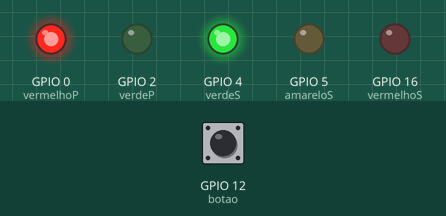
This program was run on a simulated ESP8266 (NodeMCU). Shown: output pins drawn as LEDs (lit = HIGH). The test bench sets the inputs (shaded band); at power-on: GPIO 12 (botao) HIGH.

Above: at 1.2 s.
1.3 s: GPIO 12 (botao) pulled LOW for 0.15 s
At 2.3 s:
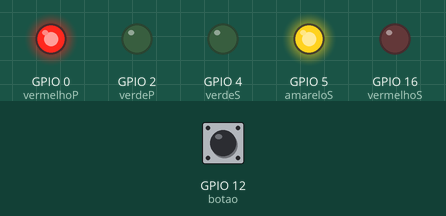
At 3.8 s:
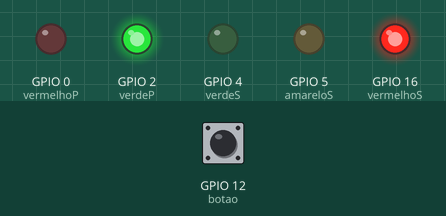
Timing chart, 0 to 15.0 s (numbered marks = the images above; inputs shaded):
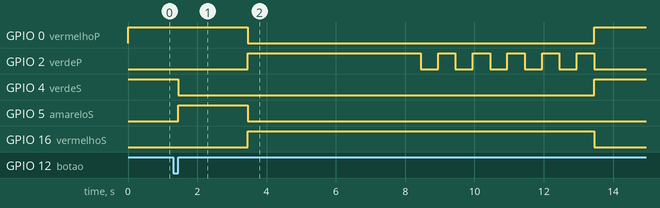

The program:

main.cpp
```cpp
#include <Arduino.h>

#define verdeP 2
#define vermelhoP 0
#define verdeS 4
#define amareloS 5
#define vermelhoS 16
#define botao 12

volatile int flag = 0;
int crossTime=0;


void ICACHE_RAM_ATTR changeLights(){
  flag = 1;
}


void setup()
{
  pinMode(verdeP, OUTPUT);
  pinMode(vermelhoP, OUTPUT);
  pinMode(verdeS, OUTPUT);
  pinMode(vermelhoS, OUTPUT);
  pinMode(amareloS, OUTPUT);
  pinMode(botao, INPUT_PULLUP);

  attachInterrupt(digitalPinToInterrupt(botao),changeLights ,RISING);
}

void loop()
{
  digitalWrite(verdeS, HIGH);
  digitalWrite(vermelhoP, HIGH);

  if(flag){

    digitalWrite(verdeS, LOW);
    digitalWrite(amareloS, HIGH);

    delay(2000);
    digitalWrite(amareloS, LOW);
    digitalWrite(vermelhoS, HIGH);
    digitalWrite(vermelhoP, LOW);
    digitalWrite(verdeP, HIGH);
    delay(5000);

    for(crossTime=0;crossTime<5;crossTime++){
      digitalWrite(verdeP, LOW);
      delay(500);
      digitalWrite(verdeP, HIGH);
      delay(500);
    }

    digitalWrite(vermelhoS, LOW);
    digitalWrite(verdeS, HIGH);
    digitalWrite(verdeP, LOW);
    digitalWrite(vermelhoP, HIGH);
    delay(5000);

    flag = 0;
  }
}
```

Measured:
- after the input at 1.3 s, GPIO 0 (vermelhoP): HIGH → LOW after 2.2 s, → HIGH 10.0 s later; GPIO 2 (verdeP): LOW → HIGH after 2.2 s, then repeats every 1.0 s: LOW 0.50 s, HIGH 0.50 s, until it stays LOW from 13.5 s
